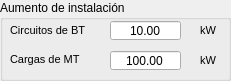
    <widget class="QGroupBox" name="Box_steps_ss">
     <property name="geometry">
      <rect>
       <x>230</x>
       <y>10</y>
       <width>231</width>
       <height>81</height>
      </rect>
     </property>
     <property name="title">
      <string>Aumento de instalación</string>
     </property>
     <widget class="QgsDoubleSpinBox" name="steps_mv_ss">
      <property name="geometry">
       <rect>
        <x>110</x>
        <y>50</y>
        <width>71</width>
        <height>21</height>
       </rect>
      </property>
      <property name="alignment">
       <set>Qt::AlignCenter</set>
      </property>
      <property name="buttonSymbols">
       <enum>QAbstractSpinBox::NoButtons</enum>
      </property>
      <property name="correctionMode">
       <enum>QAbstractSpinBox::CorrectToNearestValue</enum>
      </property>
      <property name="minimum">
       <double>1.000000000000000</double>
      </property>
      <property name="maximum">
       <double>1000000.000000000000000</double>
      </property>
      <property name="singleStep">
       <double>0.000000000000000</double>
      </property>
      <property name="value">
       <double>100.000000000000000</double>
      </property>
      <property name="showClearButton" stdset="0">
       <bool>true</bool>
      </property>
      <property name="clearValue" stdset="0">
       <bool>false</bool>
      </property>
     </widget>
     <widget class="QLabel" name="label_steps_mt_ss">
      <property name="geometry">
       <rect>
        <x>200</x>
        <y>50</y>
        <width>31</width>
        <height>20</height>
       </rect>
      </property>
      <property name="font">
       <font>
        <pointsize>8</pointsize>
       </font>
      </property>
      <property name="text">
       <string>kW</string>
      </property>
     </widget>
     <widget class="QLabel" name="label_loads_mt_ss">
      <property name="geometry">
       <rect>
        <x>10</x>
        <y>50</y>
        <width>91</width>
        <height>20</height>
       </rect>
      </property>
      <property name="font">
       <font>
        <pointsize>8</pointsize>
        <weight>50</weight>
        <bold>false</bold>
       </font>
      </property>
      <property name="text">
       <string>&lt;html&gt;&lt;head/&gt;&lt;body&gt;&lt;p&gt;Cargas de MT&lt;/p&gt;&lt;/body&gt;&lt;/html&gt;</string>
      </property>
     </widget>
     <widget class="QLabel" name="label_circ_bt_ss">
      <property name="geometry">
       <rect>
        <x>10</x>
        <y>20</y>
        <width>101</width>
        <height>20</height>
       </rect>
      </property>
      <property name="font">
       <font>
        <pointsize>8</pointsize>
        <weight>50</weight>
        <bold>false</bold>
       </font>
      </property>
      <property name="text">
       <string>Circuitos de BT</string>
      </property>
     </widget>
     <widget class="QgsDoubleSpinBox" name="steps_lv_ss">
      <property name="geometry">
       <rect>
        <x>110</x>
        <y>20</y>
        <width>71</width>
        <height>21</height>
       </rect>
      </property>
      <property name="alignment">
       <set>Qt::AlignCenter</set>
      </property>
      <property name="buttonSymbols">
       <enum>QAbstractSpinBox::NoButtons</enum>
      </property>
      <property name="correctionMode">
       <enum>QAbstractSpinBox::CorrectToNearestValue</enum>
      </property>
      <property name="minimum">
       <double>1.000000000000000</double>
      </property>
      <property name="maximum">
       <double>1000000.000000000000000</double>
      </property>
      <property name="singleStep">
       <double>0.000000000000000</double>
      </property>
      <property name="value">
       <double>10.000000000000000</double>
      </property>
      <property name="showClearButton" stdset="0">
       <bool>true</bool>
      </property>
      <property name="clearValue" stdset="0">
       <bool>false</bool>
      </property>
     </widget>
     <widget class="QLabel" name="label_steps_bt_ss">
      <property name="geometry">
       <rect>
        <x>200</x>
        <y>20</y>
        <width>31</width>
        <height>20</height>
       </rect>
      </property>
      <property name="font">
       <font>
        <pointsize>8</pointsize>
       </font>
      </property>
      <property name="text">
       <string>kW</string>
      </property>
     </widget>
    </widget>
